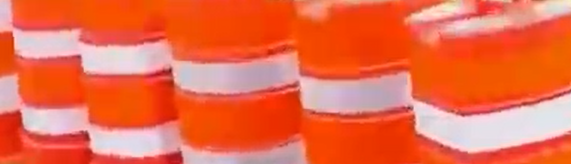
#> input picture b2.png, 571 x 164 px, given in place of ROI_Barrel.png, which was not available
$ python CV_EE20B049_task2.py
#> lines starting #> are read from the running program, lines starting #| are printed output that depends on the picture; after the words box and inside, x2 and y2 are one past the last pixel; in counts of white or black regions, pixels touching at a corner belong together; pictures that were not available may be replaced by others from this repository, and a replacement may not be noted
import cv2
import numpy as np
#from matplotlib import pyplot as plt

barrel = cv2.imread(r'C:\Users\Jawhar\Downloads\ROI_Barrel.png')
#> barrel is the input picture: shape (164, 571, 3); mean B, G, R 75.9, 108.3, 235.2
hsv_barrel = cv2.cvtColor(barrel,cv2.COLOR_BGR2HSV)
#> hsv_barrel: shape (164, 571, 3); mean H, S, V 42.8, 173, 235.4
orig_vid = cv2.VideoCapture(r'C:\Users\Jawhar\Videos\CV_Video.mp4')
# calculating object histogram
hist_roi = cv2.calcHist([hsv_barrel], [0, 1], None, [180, 256], [0, 180, 0, 256])
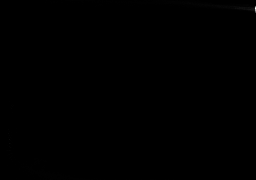
#> hist_roi: shape (180, 256) float32; min 0, max 4332, mean 2; drawn with min black and max white
# normalize histogram
cv2.normalize(hist_roi, hist_roi, 0, 255, cv2.NORM_MINMAX)
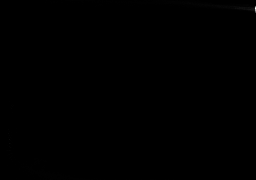
#> hist_roi: shape (180, 256) float32; 11.2% of pixels changed, all inside (x1, y1, x2, y2) = (0, 0, 256, 180)
disc = cv2.getStructuringElement(cv2.MORPH_ELLIPSE,(5,5))

while(orig_vid.isOpened()):
    ret,frame=orig_vid.read()
    hsv_frame = cv2.cvtColor(frame,cv2.COLOR_BGR2HSV)
    res = cv2.calcBackProject([hsv_frame],[0,1],hist_roi,[0,180,0,256],1)
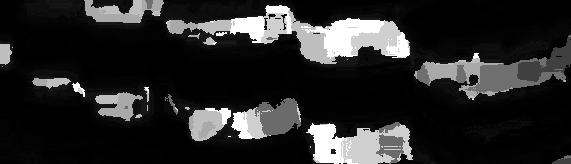
#> res: shape (164, 571); min 0, max 255, mean 40
    cv2.filter2D(res, -1, disc, res)
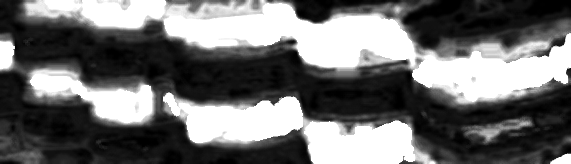
#> res: shape (164, 571); min 0, max 255, mean 110.9
    # Use thresholding to segment out the region
    ret, thresh = cv2.threshold(res, 100, 255, 0)
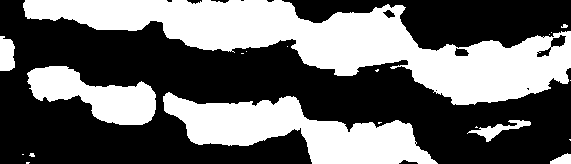
#> thresh: shape (164, 571); 40.8% white; 20 white regions (13 under 20 px), largest, box (x1, y1, x2, y2) and area: (23, 0, 571, 105) 23313, (163, 92, 438, 164) 9696, (27, 66, 156, 125) 4093

    # Overlay images using bitwise_and
    final = cv2.merge((thresh, thresh, thresh))
    result = cv2.bitwise_and(frame, final)
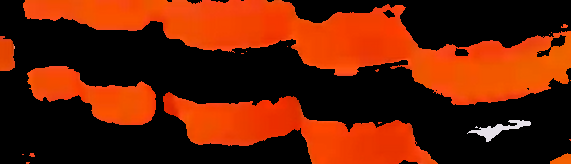
#> result: shape (164, 571, 3); mean B, G, R 3.3, 29.6, 98.9
    cv2.imshow('Computer sees barrels!', result)
    if cv2.waitKey(30) == 27:
#> (key Esc is pressed here)
        break

cv2.destroyAllWindows()
orig_vid.release()
